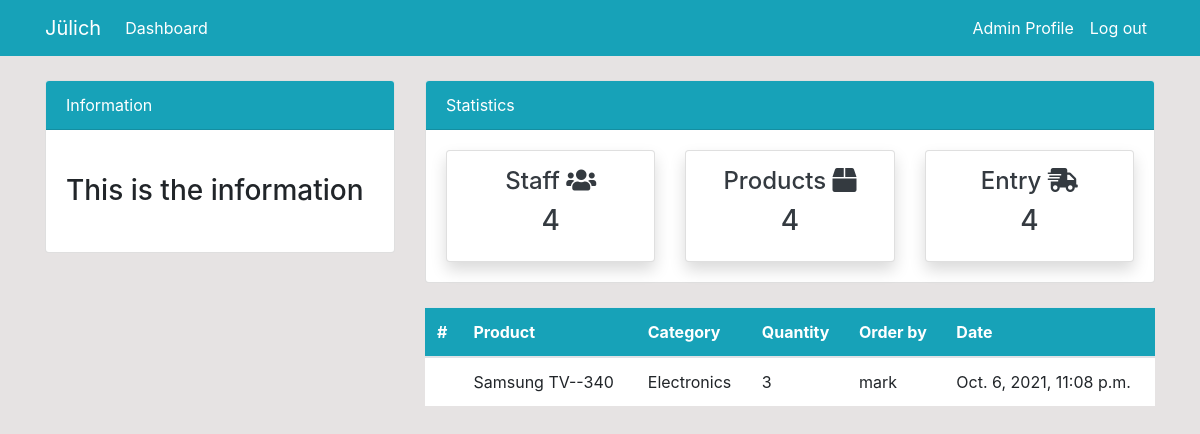
The page /order/ on the database its author committed.
### dashboard/models.py (models this page shows, shortened)
class Order(models.Model):
        product = models.ForeignKey(Product, on_delete = models.CASCADE)
        staff = models.ForeignKey(User, models.CASCADE, null=True)
        order_quantity = models.PositiveIntegerField(null=True)
        date = models.DateTimeField(auto_now_add=True)
        class Meta:
            verbose_name_plural = 'Order'

class Product(models.Model):
    name = models.CharField(max_length=100, null=True)
    category = models.CharField(max_length=20, choices=CATEGORY, null=True)
    quantity = models.PositiveIntegerField(null=True)
    class Meta:
        verbose_name_plural = 'Product'
    def __str__(self):
        return f'{self.name}--{self.quantity}'

### dashboard/views.py (the view)
# urls.py: path('order/', views.order, name='dashboard-order'),
def order(request):
    orders = Order.objects.all()
    context = {
        'orders': orders, }
    return render(request, 'dashboard/order.html', context)

### Templates/dashboard/order.html (shortened to what this page needs)
<!doctype html>
<html lang="en">
  <head>
    <link rel="stylesheet" href="https://cdn.jsdelivr.net/npm/bootstrap@4.6.0/dist/css/bootstrap.min.css">
    <link rel="stylesheet" href="https://use.fontawesome.com/releases/v5.15.4/css/all.css">
    <link rel="stylesheet" href="./style.css">
  </head>
  <body>
   {% extends 'partials/base.html' %}
       {% block content %}
  <div class="container">
    <div class="row my-4">
      <div class="col-md-4">
      </div>
      <div class="col-md-8">
       <table class="table bg-white">
  <thead class="bg-info">
    <tr class="text-white">
      <th scope="col">#</th>
      <th scope="col">Product</th>
      <th scope="col">Category</th>
      <th scope="col">Quantity</th>
      <th scope="col">Order by</th>
      <th scope="col">Date</th>
    </tr>
  </thead>
  <tbody>
    {% for orders in orders %}
    <tr>
      <th scope="row"></th>
      <td>{{ orders.product }}</td>
      <td>{{ orders.product.category }}</td>
      <td>{{ orders.order_quantity }}</td>
      <td>{{orders.staff.username}}</td>
      <td>{{orders.date}}</td>
    </tr>
  {% endfor %}
  </tbody>
</table>
      </div>
      </div>
    </div>
     {% endblock %}

### Templates/dashboard/style.css (style rules this page uses)
body { background:rgb(230,227,227); }

### static/style.css (style rules this page uses)
body { background:rgb(230, 227, 227); }

### rows shown on the page
Order: product "Samsung TV--340", product.category "Electronics", order_quantity "3", staff.username "mark", date "Oct. 6, 2021, 11:08 p.m."
